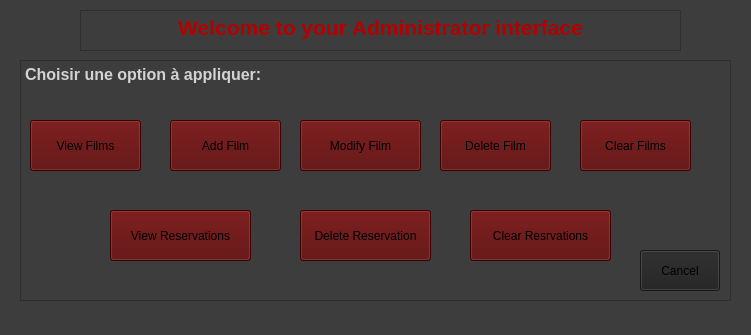
<?xml version="1.0" encoding="UTF-8"?>
<ui version="4.0">
 <class>admininter</class>
 <widget class="QWidget" name="admininter">
  <property name="geometry">
   <rect>
    <x>0</x>
    <y>0</y>
    <width>751</width>
    <height>335</height>
   </rect>
  </property>
  <property name="windowTitle">
   <string>Form</string>
  </property>
  <property name="styleSheet">
   <string notr="true">background-color: rgb(61, 61, 61);</string>
  </property>
  <widget class="QTextBrowser" name="textBrowser">
   <property name="geometry">
    <rect>
     <x>80</x>
     <y>10</y>
     <width>601</width>
     <height>41</height>
    </rect>
   </property>
   <property name="styleSheet">
    <string notr="true"/>
   </property>
   <property name="html">
    <string>&lt;!DOCTYPE HTML PUBLIC &quot;-//W3C//DTD HTML 4.0//EN&quot; &quot;http://www.w3.org/TR/REC-html40/strict.dtd&quot;&gt;
&lt;html&gt;&lt;head&gt;&lt;meta name=&quot;qrichtext&quot; content=&quot;1&quot; /&gt;&lt;meta charset=&quot;utf-8&quot; /&gt;&lt;style type=&quot;text/css&quot;&gt;
p, li { white-space: pre-wrap; }
hr { height: 1px; border-width: 0; }
li.unchecked::marker { content: &quot;\2610&quot;; }
li.checked::marker { content: &quot;\2612&quot;; }
&lt;/style&gt;&lt;/head&gt;&lt;body style=&quot; font-family:'Segoe UI'; font-size:9pt; font-weight:400; font-style:normal;&quot;&gt;
&lt;p align=&quot;center&quot; style=&quot; margin-top:0px; margin-bottom:0px; margin-left:0px; margin-right:0px; -qt-block-indent:0; text-indent:0px;&quot;&gt;&lt;span style=&quot; font-size:16pt; font-weight:700; color:#b40000;&quot;&gt;Welcome to your Administrator interface&lt;/span&gt;&lt;/p&gt;&lt;/body&gt;&lt;/html&gt;</string>
   </property>
  </widget>
  <widget class="QTextBrowser" name="textBrowser_2">
   <property name="geometry">
    <rect>
     <x>20</x>
     <y>60</y>
     <width>711</width>
     <height>241</height>
    </rect>
   </property>
   <property name="styleSheet">
    <string notr="true">background-color: rgb(61, 61, 61);</string>
   </property>
   <property name="html">
    <string>&lt;!DOCTYPE HTML PUBLIC &quot;-//W3C//DTD HTML 4.0//EN&quot; &quot;http://www.w3.org/TR/REC-html40/strict.dtd&quot;&gt;
&lt;html&gt;&lt;head&gt;&lt;meta name=&quot;qrichtext&quot; content=&quot;1&quot; /&gt;&lt;meta charset=&quot;utf-8&quot; /&gt;&lt;style type=&quot;text/css&quot;&gt;
p, li { white-space: pre-wrap; }
hr { height: 1px; border-width: 0; }
li.unchecked::marker { content: &quot;\2610&quot;; }
li.checked::marker { content: &quot;\2612&quot;; }
&lt;/style&gt;&lt;/head&gt;&lt;body style=&quot; font-family:'Segoe UI'; font-size:9pt; font-weight:400; font-style:normal;&quot;&gt;
&lt;p style=&quot; margin-top:0px; margin-bottom:0px; margin-left:0px; margin-right:0px; -qt-block-indent:0; text-indent:0px;&quot;&gt;&lt;span style=&quot; font-size:12pt; font-weight:700; color:#d3d3d3;&quot;&gt;Choisir une option à appliquer: &lt;/span&gt;&lt;/p&gt;&lt;/body&gt;&lt;/html&gt;</string>
   </property>
  </widget>
  <widget class="QPushButton" name="pushButton">
   <property name="geometry">
    <rect>
     <x>170</x>
     <y>120</y>
     <width>111</width>
     <height>51</height>
    </rect>
   </property>
   <property name="toolTip">
    <string>&lt;html&gt;&lt;head/&gt;&lt;body&gt;&lt;p align=&quot;center&quot;&gt;&lt;span style=&quot; font-weight:700; color:#ff0000;&quot;&gt;Add Film&lt;/span&gt;&lt;/p&gt;&lt;/body&gt;&lt;/html&gt;</string>
   </property>
   <property name="styleSheet">
    <string notr="true">font: 700 9pt &quot;Segoe Print&quot;;
background-color: rgb(85, 0, 0);</string>
   </property>
   <property name="text">
    <string>Add Film</string>
   </property>
  </widget>
  <widget class="QPushButton" name="pushButton_2">
   <property name="geometry">
    <rect>
     <x>440</x>
     <y>120</y>
     <width>111</width>
     <height>51</height>
    </rect>
   </property>
   <property name="styleSheet">
    <string notr="true">background-color: rgb(85, 0, 0);
font: 9pt &quot;Segoe Script&quot;;</string>
   </property>
   <property name="text">
    <string>Delete Film</string>
   </property>
  </widget>
  <widget class="QPushButton" name="pushButton_3">
   <property name="geometry">
    <rect>
     <x>300</x>
     <y>120</y>
     <width>121</width>
     <height>51</height>
    </rect>
   </property>
   <property name="styleSheet">
    <string notr="true">background-color: rgb(85, 0, 0);
font: 9pt &quot;Segoe Script&quot;;</string>
   </property>
   <property name="text">
    <string>Modify Film</string>
   </property>
  </widget>
  <widget class="QPushButton" name="pushButton_4">
   <property name="geometry">
    <rect>
     <x>640</x>
     <y>250</y>
     <width>80</width>
     <height>41</height>
    </rect>
   </property>
   <property name="styleSheet">
    <string notr="true">font: 9pt &quot;Segoe Script&quot;;
background-color: rgb(33, 33, 33);</string>
   </property>
   <property name="text">
    <string>Cancel</string>
   </property>
  </widget>
  <widget class="QPushButton" name="pushButton_5">
   <property name="geometry">
    <rect>
     <x>300</x>
     <y>210</y>
     <width>131</width>
     <height>51</height>
    </rect>
   </property>
   <property name="styleSheet">
    <string notr="true">font: 9pt &quot;Segoe Script&quot;;
background-color: rgb(85, 0, 0);</string>
   </property>
   <property name="text">
    <string>Delete Reservation</string>
   </property>
  </widget>
  <widget class="QPushButton" name="pushButton_6">
   <property name="geometry">
    <rect>
     <x>30</x>
     <y>120</y>
     <width>111</width>
     <height>51</height>
    </rect>
   </property>
   <property name="styleSheet">
    <string notr="true">font: 9pt &quot;Segoe Script&quot;;
background-color: rgb(85, 0, 0);</string>
   </property>
   <property name="text">
    <string>View Films</string>
   </property>
  </widget>
  <widget class="QPushButton" name="pushButton_7">
   <property name="geometry">
    <rect>
     <x>580</x>
     <y>120</y>
     <width>111</width>
     <height>51</height>
    </rect>
   </property>
   <property name="toolTip">
    <string>&lt;html&gt;&lt;head/&gt;&lt;body&gt;&lt;p align=&quot;center&quot;&gt;&lt;span style=&quot; font-weight:700; color:#ff0000;&quot;&gt;Add Film&lt;/span&gt;&lt;/p&gt;&lt;/body&gt;&lt;/html&gt;</string>
   </property>
   <property name="styleSheet">
    <string notr="true">font: 700 9pt &quot;Segoe Print&quot;;
background-color: rgb(85, 0, 0);</string>
   </property>
   <property name="text">
    <string>Clear Films</string>
   </property>
  </widget>
  <widget class="QPushButton" name="pushButton_8">
   <property name="geometry">
    <rect>
     <x>470</x>
     <y>210</y>
     <width>141</width>
     <height>51</height>
    </rect>
   </property>
   <property name="toolTip">
    <string>&lt;html&gt;&lt;head/&gt;&lt;body&gt;&lt;p align=&quot;center&quot;&gt;&lt;span style=&quot; font-weight:700; color:#ff0000;&quot;&gt;Add Film&lt;/span&gt;&lt;/p&gt;&lt;/body&gt;&lt;/html&gt;</string>
   </property>
   <property name="styleSheet">
    <string notr="true">font: 700 9pt &quot;Segoe Print&quot;;
background-color: rgb(85, 0, 0);</string>
   </property>
   <property name="text">
    <string>Clear Resrvations</string>
   </property>
  </widget>
  <widget class="QPushButton" name="pushButton_9">
   <property name="geometry">
    <rect>
     <x>110</x>
     <y>210</y>
     <width>141</width>
     <height>51</height>
    </rect>
   </property>
   <property name="toolTip">
    <string>&lt;html&gt;&lt;head/&gt;&lt;body&gt;&lt;p align=&quot;center&quot;&gt;&lt;span style=&quot; font-weight:700; color:#ff0000;&quot;&gt;Add Film&lt;/span&gt;&lt;/p&gt;&lt;/body&gt;&lt;/html&gt;</string>
   </property>
   <property name="styleSheet">
    <string notr="true">font: 700 9pt &quot;Segoe Print&quot;;
background-color: rgb(85, 0, 0);</string>
   </property>
   <property name="text">
    <string>View Reservations</string>
   </property>
  </widget>
 </widget>
 <resources/>
 <connections/>
</ui>
